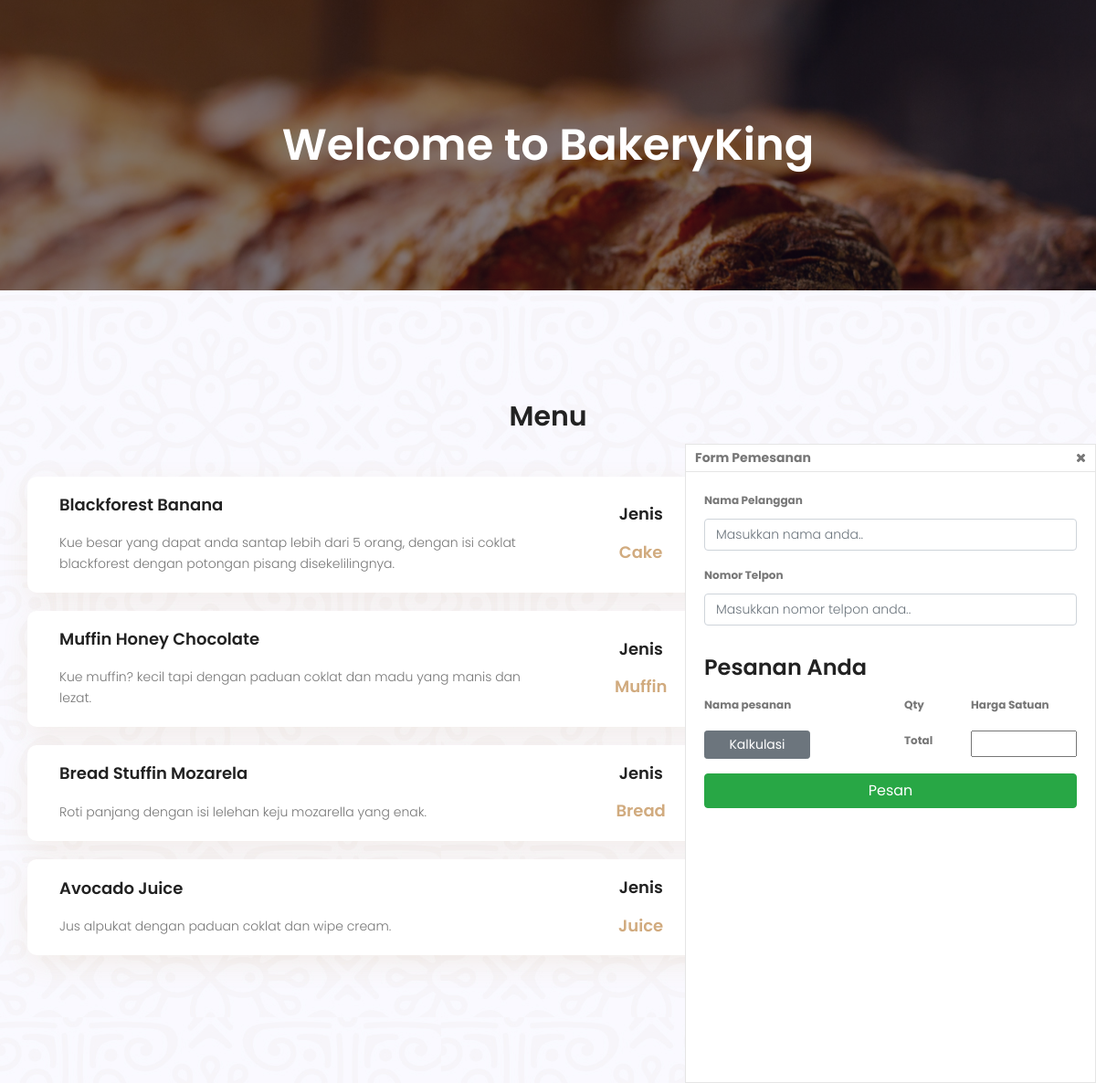
The page / on the database its author committed.
### tables this page shows
CREATE TABLE `product` (
  `id` int(20) NOT NULL,
  `product_name` text NOT NULL,
  `product_price` varchar(22) NOT NULL,
  `product_detail` longtext NOT NULL,
  `category_id` int(20) NOT NULL
);

CREATE TABLE `categories` (
  `id` int(20) NOT NULL,
  `category_name` varchar(40) NOT NULL
);

### config/Connection.php (called while the page is built)
<?php
Class Connection
{
    function getconnect()
    {
        $con = mysqli_connect("127.0.0.1","root","belakalaka99","bakery_app");
        return $con;
    }
}
?>

### index.php (the view, shortened to what this page needs)
<?php
require "config/Connection.php";
?>
<!DOCTYPE html>
<html lang="en">
<head>
	<link rel="stylesheet" href="assets/css/linearicons.css">
	<link rel="stylesheet" href="assets/css/font-awesome.min.css">
	<link rel="stylesheet" href="assets/css/bootstrap.css">
	<link rel="stylesheet" href="assets/css/magnific-popup.css">
	<link rel="stylesheet" href="assets/css/nice-select.css">
	<link rel="stylesheet" href="assets/css/animate.min.css">
	<link rel="stylesheet" href="assets/css/jquery-ui.css">
	<link rel="stylesheet" href="assets/css/main.css">
</head>
<body>
    <div class="content" id="contents" style="display:block">
            <div class="headmenu">
                <div class="labels">
                    Form Pemesanan
                </div>
                <div class="tools" onclick="btnminimize()" id="minimize">
                    <i class="fa fa-close"></i>
                </div>
            </div>
            <div class="menus">
				<form action="simpanorder.php" method="POST">
                <div class="form-group">
                        <label class="font-weight-bold">Nama Pelanggan</label>
                        <input type="text" class="form-control" name="customer" placeholder="Masukkan nama anda.." required>
                    </div>
                    <div class="form-group">
                        <label class="font-weight-bold">Nomor Telpon</label>
                        <input type="tel" class="form-control" name="phonenumber" placeholder="Masukkan nomor telpon anda.." required>
                    </div>
                <h3 class="pt-3">Pesanan Anda</h3>
                    <div class="row pt-3">
                        <div class="col-md-6 font-weight-bold">
                                Nama pesanan
                        </div>
                        <div class="col-md-2 font-weight-bold">
                                Qty
                        </div>
                        <div class="col-md-4 font-weight-bold">
                                Harga Satuan
                        </div>
                    </div>
					<div class="row pt-3">
					<div class="col-md-4 font-weight-bold">
                                <button type="button" onclick="kalkulasi()" class="col-md-12 btn btn-secondary btn-sm">Kalkulasi</button>
                        </div>
                        <div class="col-md-2 offset-md-2 font-weight-bold">
							Total
                        </div>
                        <div class="col-md-4 font-weight-bold">
                                <input type="text" class="col-md-12" id="total" name="total" value="" readonly>
                        </div>
					</div>
                    <div class="row pt-3">
                        <div class="col-md-12">
                            <input type="submit" name="submit" value="Pesan" class="btn btn-success col-md-12">
                        </div>
                    </div>
				</div>
    </div>
			<section class="banner-area relative about-banner" id="home" style="background-repeat:no-repeat;background-size:cover;">
				<div class="overlay overlay-bg"></div>
				<div class="container">
					<div class="row d-flex align-items-center justify-content-center">
						<div class="about-content col-lg-12" style="margin-top:80px !important;margin-bottom:80px;">
							<h1 class="text-white">
								Welcome to BakeryKing
							</h1>
						</div>
					</div>
				</div>
			</section>
			<section class="menu-list-area section-gap">
				<div class="container">
					<div class="row">
						<div class="col-md-12 text-center mb-5">
							<h2>Menu</h2>
						</div>
					</div>
					<div id="pills-tabContent" class="tab-content absolute">
						<div class="tab-pane fade show active" id="pizza" role="tabpanel">
								<?php
									$conn = new Connection();
									$sql = "select product.id, product.product_name,product.product_price, product.category_id,product.product_detail, categories.category_name from product left join categories on product.category_id = categories.id";
									$query = mysqli_query($conn->getconnect(), $sql);
									$keys = 0;
									while($row = mysqli_fetch_assoc($query)){
										$keys++;
										echo '
										<div class="single-menu-list row justify-content-between align-items-center"><div class="col-lg-6">
										<a href="#"><h4>'.$row["product_name"].'</h4></a>
										<input type="hidden" id="productname'.$keys.'" value="'.$row['product_name'].'">
										<p>
										'.$row["product_detail"].'.
										</p>
									</div>
									<div class="col-lg-6 flex-row d-flex price-size">
										<div class="s-price col">
											<h4>Jenis</h4>
											<span>'.$row["category_name"].'</span>
										</div>
										<div class="s-price col">
											<h4>Harga</h4>
											<span>Rp. '.$row["product_price"].'</span>
											<input type="hidden" id="productprice'.$keys.'" value="'.$row['product_price'].'">
										</div>
										<div class="s-price col">
												<span><button class="btn btn-secondary mt-3" type="button" onclick="reserve(this.id)" id="'.$keys.'"> Pesan</button></span>
										</div>
									</div>
									</div>';
									}
								?>
                </div>
            </section>
</body>
</html>

### assets/css/main.css (style rules this page uses)
body { color:#777;font-family:"Poppins",sans-serif;font-size:14px;font-weight:300;line-height:1.625em;position:relative }
a { -webkit-transition:all 0.3s ease 0s;-moz-transition:all 0.3s ease 0s;-o-transition:all 0.3s ease 0s;transition:all 0.3s ease 0s }
a,a:focus,a:hover { text-decoration:none;outline:0 }
h1,h2,h3,h4,h5,h6 { font-family:"Poppins",sans-serif;color:#222;line-height:1.2em !important;margin-bottom:0;margin-top:0;font-weight:600 }
h1,.h1 { font-size:36px }
h2,.h2 { font-size:30px }
h3,.h3 { font-size:24px }
h4,.h4 { font-size:18px }
.mb-5 { margin-bottom:5px }
.text-white { color:#fff }
.text-center { text-align:center }
.relative { position:relative }
.overlay { position:absolute;left:0;right:0;top:0;bottom:0 }
h1 { font-size:36px }
h2 { font-size:30px }
h3 { font-size:24px }
h4 { font-size:18px }
h1,h2,h3,h4,h5,h6 { line-height:1.5em }
.section-gap { padding:120px 0 }
.banner-area { background:url(../img/banner-bg.jpg) center;background-size:cover;background-attachment:fixed }
.banner-area .overlay-bg { background-color:rgba(4,9,30,0.5) }
.about-banner { background:url(../img/top-banner.jpg) center }
.about-content { margin-top:138px;padding:50px 0px;text-align:center }
.about-content h1 { font-size:48px;font-weight:600 }
.menu-list-area { background:url(../img/pattern-bg.jpg) }
.menu-list-area .single-menu-list { margin-bottom:20px;padding:20px;border-radius:10px;background-color:#fff;box-shadow:0px 10px 30px 0px rgba(182,136,52,0.1);z-index:9999 }
.menu-list-area .single-menu-list h4 { margin-bottom:20px }
.menu-list-area .single-menu-list p { max-width:670px;margin-bottom:0px }
.menu-list-area .single-menu-list .price-size { text-align:center }
.menu-list-area .single-menu-list .price-size .s-price span { font-size:18px;font-weight:600;color:#d1ab7f }

### index.php (style rules this page uses)
.content { position: fixed; bottom: 0; right: 0; width:450px; height:700px; background-color:white; z-index:9999; border: 1px solid rgba(0,0,0, 0.1); overflow:scroll; }
.headmenu { height:30px; border-bottom:1px solid rgba(0,0,0, 0.1); padding: 0px 10px; }
.headmenu .labels { float:left; font-weight:bold; padding-top:3px; }
.headmenu .tools { float:right; padding-top:3px; }
.menus { padding: 20px 20px; font-size:12px; }
.menus .form-control { font-size:14px !important; }

### rows shown on the page
product: product_name "Blackforest Banana", product_detail "Kue besar yang dapat anda santap lebih dari 5 orang, dengan isi coklat blackforest dengan potongan pisang disekelilingnya", category.category_name "Cake"
product: product_name "Muffin Honey Chocolate", product_detail "Kue muffin? kecil tapi dengan paduan coklat dan madu yang manis dan lezat", category.category_name "Muffin"
product: product_name "Bread Stuffin Mozarela", product_detail "Roti panjang dengan isi lelehan keju mozarella yang enak", category.category_name "Bread"
product: product_name "Avocado Juice", product_detail "Jus alpukat dengan paduan coklat dan wipe cream", category.category_name "Juice"
